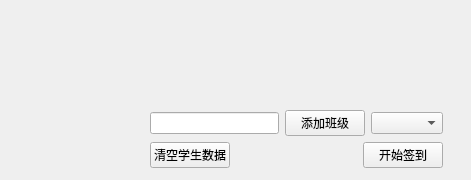
<?xml version="1.0" encoding="UTF-8"?>
<ui version="4.0">
 <class>StuCheckIn</class>
 <widget class="QWidget" name="StuCheckIn">
  <property name="geometry">
   <rect>
    <x>0</x>
    <y>0</y>
    <width>471</width>
    <height>180</height>
   </rect>
  </property>
  <property name="windowTitle">
   <string>Form</string>
  </property>
  <widget class="QWidget" name="layoutWidget">
   <property name="geometry">
    <rect>
     <x>150</x>
     <y>110</y>
     <width>293</width>
     <height>58</height>
    </rect>
   </property>
   <layout class="QVBoxLayout" name="verticalLayout">
    <item>
     <layout class="QHBoxLayout" name="horizontalLayout_7">
      <item>
       <widget class="QLineEdit" name="classNameLineEdit"/>
      </item>
      <item>
       <widget class="QPushButton" name="addClassNameButton">
        <property name="text">
         <string>添加班级</string>
        </property>
       </widget>
      </item>
      <item>
       <widget class="QComboBox" name="classNameComboBox"/>
      </item>
     </layout>
    </item>
    <item>
     <layout class="QHBoxLayout" name="horizontalLayout">
      <item>
       <widget class="QPushButton" name="pushButton_removeStuInfo">
        <property name="text">
         <string>清空学生数据</string>
        </property>
       </widget>
      </item>
      <item>
       <spacer name="horizontalSpacer">
        <property name="orientation">
         <enum>Qt::Horizontal</enum>
        </property>
        <property name="sizeHint" stdset="0">
         <size>
          <width>40</width>
          <height>20</height>
         </size>
        </property>
       </spacer>
      </item>
      <item>
       <widget class="QPushButton" name="pushButton_checkIn">
        <property name="text">
         <string>开始签到</string>
        </property>
       </widget>
      </item>
     </layout>
    </item>
   </layout>
  </widget>
 </widget>
 <resources/>
 <connections/>
</ui>
